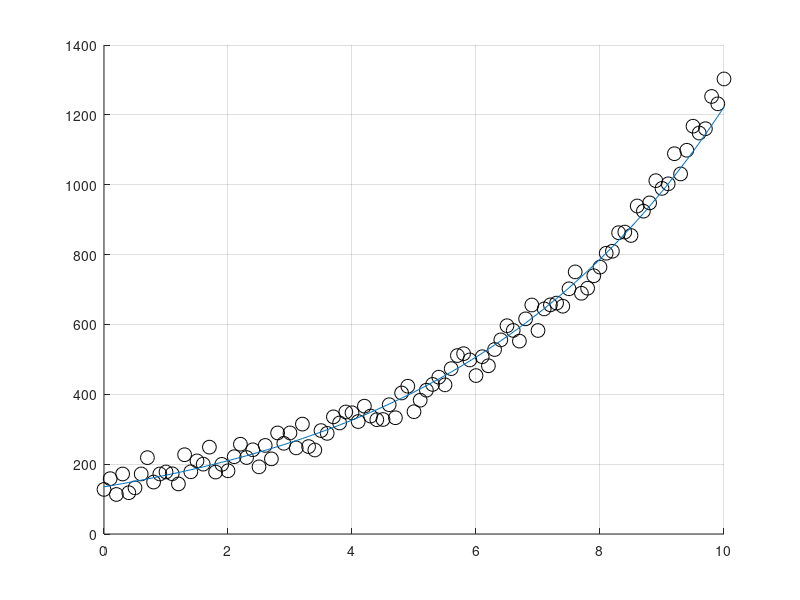

Here is the MATLAB script that generated this plot:
% Questao 2.1 - Prova A da 204
% Lucas Vasconcelos Resende - 205B

load('jurosExponenciais.mat');
t = juros(:,1) %tempo em minutos
A = juros(:,2) %valor obtido com a aplica ̧c ̃ao no per ́ıodo de tempo dado
figure(1, 'Name', 'Questao 2.1');
hold on;
plot(t, A, 'ok', 'Markersize', 10);
%(2)
%linearização = ln(A) = ln(A0^rt) = ln(A0)+rt
%transformar em y=mx+b
%y=ln(A),
%m=r (a taxa de crescimento anual),
%x=t,
%b=ln(A0) (o logaritmo do valor inicial).
lnA = log(A);
p = polyfit(t, lnA, 1);
r = p(1);
lnA0 = p(2);
A0 = exp(lnA0);
Aajuste = A0*exp(r*t);
printf("A variavel r e: %f\n", r);
printf("A variavel A0 e: %f\n", A0);
plot(t, Aajuste);
grid on;

